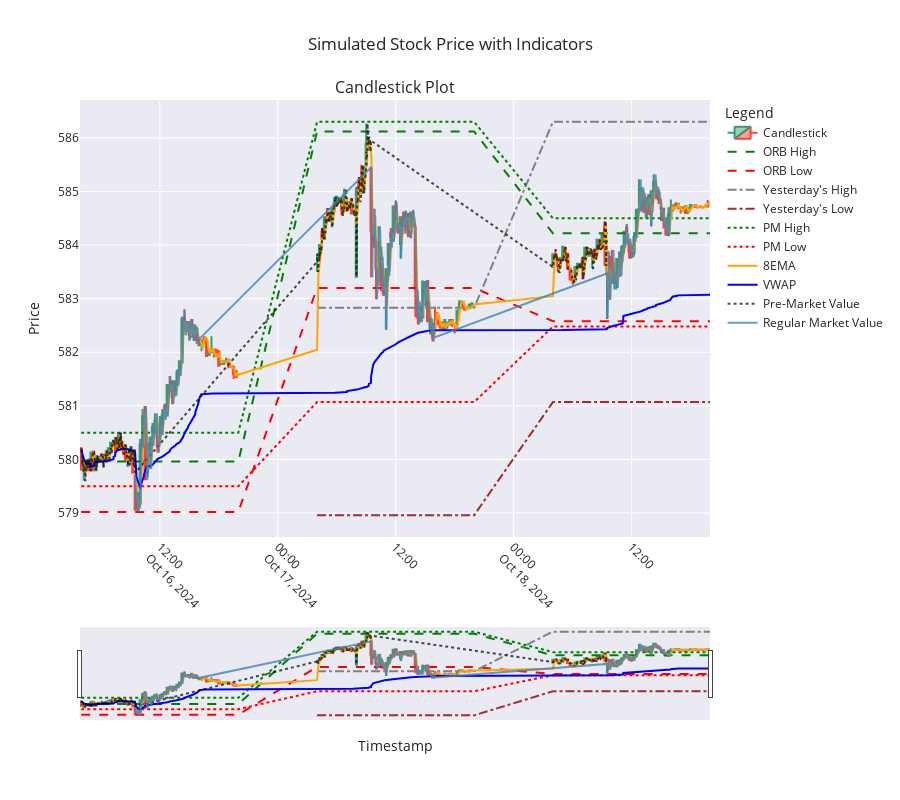

Write notebook code for a chart like this one.
### Markdown cell above
# Candlestick Chart with Indicators

This cell generates an interactive candlestick chart using Plotly, enriched with various technical indicators to provide insights into stock price movements. The chart includes:

- **Candlestick Data**: Visual representation of open, high, low, and close prices for each interval.
- **Indicators**:
    - **ORB High/Low**: Opening Range Breakout levels.
    - **Yesterday's High/Low**: Previous day's high and low prices.
    - **PM High/Low**: Pre-market high and low prices.
    - **8EMA**: Exponential Moving Average with a period of 8.
    - **VWAP**: Volume Weighted Average Price.
- **Session Data**:
    - Pre-market and regular market sessions are distinguished with separate line plots for their respective closing prices.

The chart is interactive, allowing users to hover over data points for detailed information and toggle between different views for better analysis.

### Code cell
from plotly.subplots import make_subplots
import plotly.graph_objects as go
import plotly.express as px
from generate_candlestick_df import generate_candlestick

# Generate candlestick data
candlestick_data = generate_candlestick(retrieved_data, intervalAmt) # change this to change the interval on the candlestick chart
candlestick_data.set_index('Timestamp', inplace=True)

def plot_candlestick_with_indicators(candlestick_data, simulated_data):
    # Create a figure with a single subplot
    fig = make_subplots(rows=1, cols=1, shared_xaxes=True, 
                        vertical_spacing=0.1, 
                        subplot_titles=("Candlestick Plot",))
    # Add candlestick traces
    fig.add_trace(go.Candlestick(
        x=candlestick_data.index,
        open=candlestick_data['Open'],
        high=candlestick_data['High'],
        low=candlestick_data['Low'],
        close=candlestick_data['Close'],
        name='Candlestick',
        opacity=1
    ), row=1, col=1)

    # Add indicators to the candlestick plot
    fig.add_trace(go.Scatter(
        x=simulated_data['Timestamp'],
        y=simulated_data['ORB_High'],
        mode='lines',
        name='ORB High',
        line=dict(color='green', dash='dash')
    ), row=1, col=1)

    fig.add_trace(go.Scatter(
        x=simulated_data['Timestamp'],
        y=simulated_data['ORB_Low'],
        mode='lines',
        name='ORB Low',
        line=dict(color='red', dash='dash')
    ), row=1, col=1)

    fig.add_trace(go.Scatter(
        x=simulated_data['Timestamp'],
        y=simulated_data['Yest_High'],
        mode='lines',
        name="Yesterday's High",
        line=dict(color='gray', dash='dashdot')
    ), row=1, col=1)
    
    fig.add_trace(go.Scatter(
        x=simulated_data['Timestamp'],
        y=simulated_data['Yest_Low'],
        mode='lines',
        name="Yesterday's Low",
        line=dict(color='brown', dash='dashdot')
    ), row=1, col=1)

    fig.add_trace(go.Scatter(
        x=simulated_data['Timestamp'],
        y=simulated_data['PM_High'],
        mode='lines',
        name='PM High',
        line=dict(color='green', dash='dot')
    ), row=1, col=1)

    fig.add_trace(go.Scatter(
        x=simulated_data['Timestamp'],
        y=simulated_data['PM_Low'],
        mode='lines',
        name='PM Low',
        line=dict(color='red', dash='dot')
    ), row=1, col=1)

    fig.add_trace(go.Scatter(
        x=simulated_data['Timestamp'],
        y=simulated_data['8EMA'],
        mode='lines',
        name='8EMA',
        line=dict(color='orange')
    ), row=1, col=1)

    fig.add_trace(go.Scatter(
        x=simulated_data['Timestamp'],
        y=simulated_data['VWAP'],
        mode='lines',
        name='VWAP',
        line=dict(color='blue')
    ), row=1, col=1)

    # Add PM and Regular Market values
    fig.add_trace(go.Scatter(
        x=simulated_data[simulated_data['Session'] == 'PM']['Timestamp'],
        y=simulated_data[simulated_data['Session'] == 'PM']['Close'],
        mode='lines',
        name='Pre-Market Value',
        line=dict(color='black', dash='dot'),
        opacity=0.7
    ), row=1, col=1)
    
    fig.add_trace(go.Scatter(
        x=simulated_data[simulated_data['Session'] == 'Regular Market']['Timestamp'],
        y=simulated_data[simulated_data['Session'] == 'Regular Market']['Close'],
        mode='lines',
        name='Regular Market Value',
        line=dict(color='steelblue'),
        opacity=0.8
    ), row=1, col=1)

    # Update layout for better appearance
    fig.update_layout(
        title="Simulated Stock Price with Indicators",
        xaxis_title="Timestamp",
           yaxis_title="Price",
        legend_title="Legend",
        xaxis=dict(tickangle=45),
        template="seaborn",
        hovermode='x unified',
        height=800  # Make the graph taller
    )

    # Show the plot
    fig.show()

# Example usage
plot_candlestick_with_indicators(candlestick_data, retrieved_data)

### Figure 1 — Plotly figure (JSON) as saved in the notebook; plotly's stock layout.template omitted (floating-point values rounded to 4 significant figures; data arrays with more than 128 entries replaced by an {"elided": "..."} marker saying what was removed)
{"data": [{"close": {"elided": "192 float values"}, "high": {"elided": "192 float values"}, "low": {"elided": "192 float values"}, "name": "Candlestick", "opacity": 1, "open": {"elided": "192 float values"}, "type": "candlestick", "x": {"elided": "192 str values"}, "xaxis": "x", "yaxis": "y"}, {"line": {"color": "green", "dash": "dash"}, "mode": "lines", "name": "ORB High", "type": "scatter", "x": {"elided": "2880 str values"}, "xaxis": "x", "y": {"elided": "2880 float values"}, "yaxis": "y"}, {"line": {"color": "red", "dash": "dash"}, "mode": "lines", "name": "ORB Low", "type": "scatter", "x": {"elided": "2880 str values"}, "xaxis": "x", "y": {"elided": "2880 float values"}, "yaxis": "y"}, {"line": {"color": "gray", "dash": "dashdot"}, "mode": "lines", "name": "Yesterday's High", "type": "scatter", "x": {"elided": "2880 str values"}, "xaxis": "x", "y": {"elided": "2880 float values"}, "yaxis": "y"}, {"line": {"color": "brown", "dash": "dashdot"}, "mode": "lines", "name": "Yesterday's Low", "type": "scatter", "x": {"elided": "2880 str values"}, "xaxis": "x", "y": {"elided": "2880 float values"}, "yaxis": "y"}, {"line": {"color": "green", "dash": "dot"}, "mode": "lines", "name": "PM High", "type": "scatter", "x": {"elided": "2880 str values"}, "xaxis": "x", "y": {"elided": "2880 float values"}, "yaxis": "y"}, {"line": {"color": "red", "dash": "dot"}, "mode": "lines", "name": "PM Low", "type": "scatter", "x": {"elided": "2880 str values"}, "xaxis": "x", "y": {"elided": "2880 float values"}, "yaxis": "y"}, {"line": {"color": "orange"}, "mode": "lines", "name": "8EMA", "type": "scatter", "x": {"elided": "2880 str values"}, "xaxis": "x", "y": {"elided": "2880 float values"}, "yaxis": "y"}, {"line": {"color": "blue"}, "mode": "lines", "name": "VWAP", "type": "scatter", "x": {"elided": "2880 str values"}, "xaxis": "x", "y": {"elided": "2880 float values"}, "yaxis": "y"}, {"line": {"color": "black", "dash": "dot"}, "mode": "lines", "name": "Pre-Market Value", "opacity": 0.7, "type": "scatter", "x": {"elided": "990 str values"}, "xaxis": "x", "y": {"elided": "990 float values"}, "yaxis": "y"}, {"line": {"color": "steelblue"}, "mode": "lines", "name": "Regular Market Value", "opacity": 0.8, "type": "scatter", "x": {"elided": "1170 str values"}, "xaxis": "x", "y": {"elided": "1170 float values"}, "yaxis": "y"}], "layout": {"annotations": [{"font": {"size": 16}, "showarrow": false, "text": "Candlestick Plot", "x": 0.5, "xanchor": "center", "xref": "paper", "y": 1, "yanchor": "bottom", "yref": "paper"}], "height": 800, "hovermode": "x unified", "legend": {"title": {"text": "Legend"}}, "title": {"text": "Simulated Stock Price with Indicators"}, "xaxis": {"anchor": "y", "domain": [0, 1], "tickangle": 45, "title": {"text": "Timestamp"}}, "yaxis": {"anchor": "x", "domain": [0, 1], "title": {"text": "Price"}}}}
